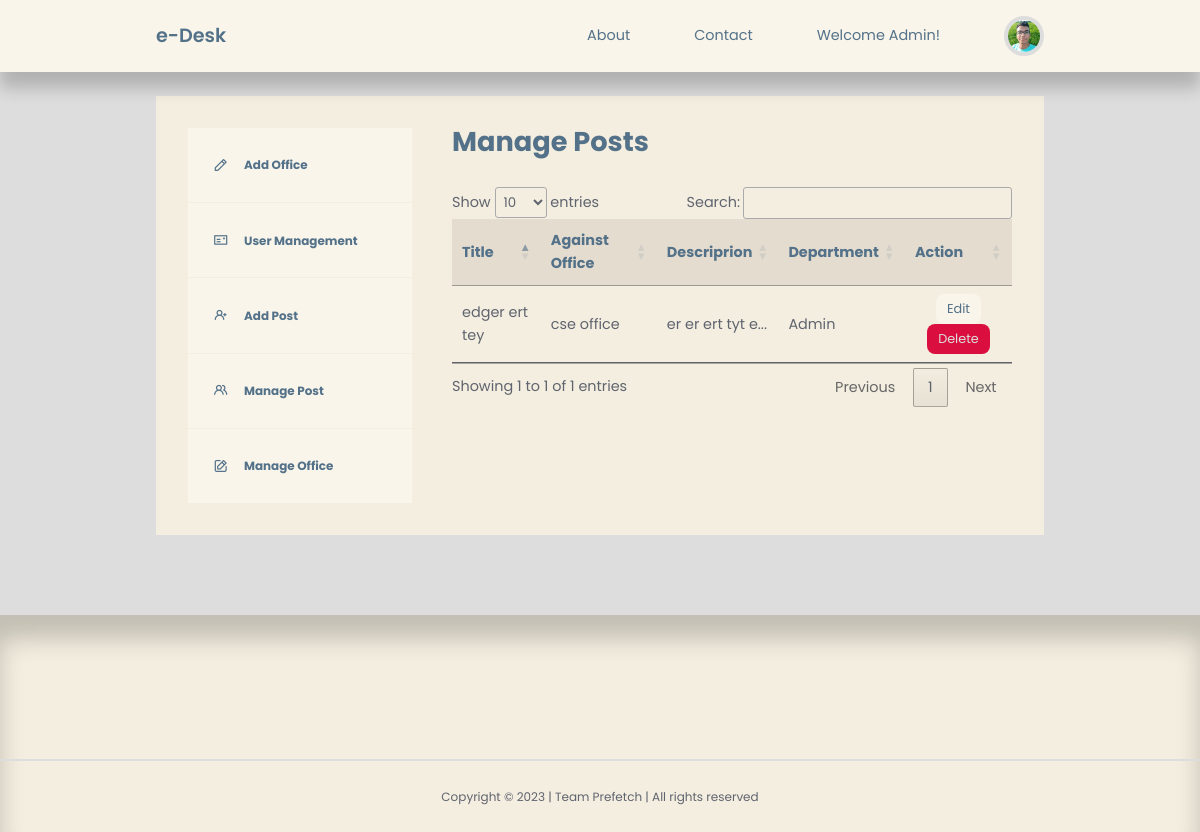
/admin/admin-manage-post.php (signed in), run on an earlier commit of the app's database.
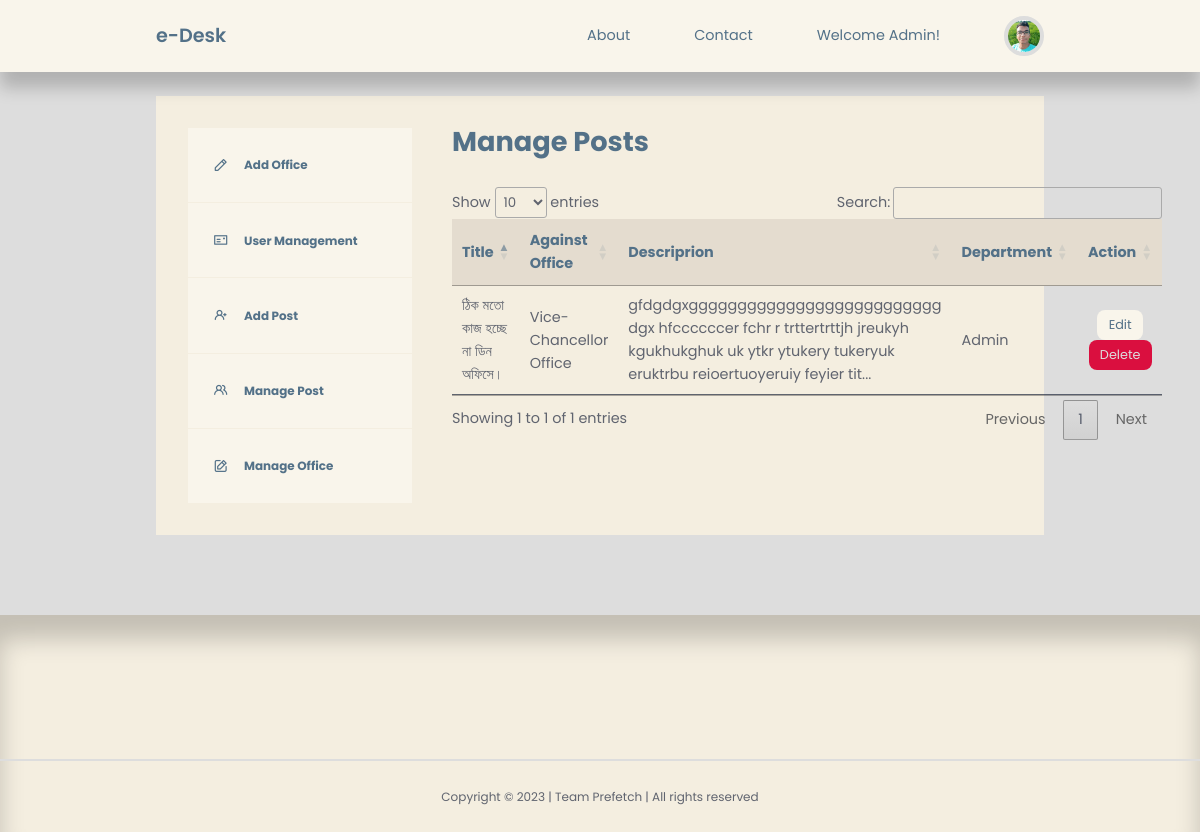
And on a later commit of the database.
### tables this page shows
CREATE TABLE `post` (
  `id` int(20) NOT NULL,
  `title` varchar(255) NOT NULL,
  `body` mediumtext NOT NULL,
  `picture` varchar(255) NOT NULL,
  `office_id` int(20) NOT NULL,
  `author_id` int(20) NOT NULL,
  `user_id` int(20) NOT NULL,
  `type` varchar(255) NOT NULL,
  `date_time` timestamp NOT NULL DEFAULT current_timestamp()
);

CREATE TABLE `adminaddoffice` (
  `id` int(20) NOT NULL,
  `title` varchar(255) NOT NULL,
  `description` varchar(255) NOT NULL
);

### admin/admin-manage-post.php (the view, shortened to what this page needs)
<?php
include 'partials/header.php';
$current_user_id = $_SESSION['admin-id'];
$query = "SELECT id, title, office_id, body, type FROM post WHERE author_id=$current_user_id ORDER BY id DESC";
$posts = mysqli_query($connection, $query);
?>
<section class="dashboard">
    <div class="container dashboard__container">
        <aside>
            <ul>
                <li>
                    <a href="admin-add-office.php"><i class="uil uil-pen"></i>
                        <h5>Add Office</h5>
                    </a>
                </li>
                <li>
                    <a href="admin-user-management.php"><i class="uil uil-postcard"></i>
                        <h5>User Management</h5>
                    </a>
                </li>
                <li>
                    <a href="admin-add-post.php"><i class="uil uil-user-plus"></i>
                        <h5>Add Post</h5>
                    </a>
                </li>
                <li>
                    <a href="admin-manage-post.php"><i class="uil uil-users-alt"></i>
                        <h5>Manage Post</h5>
                    </a>
                </li>
                <li>
                    <a href="admin-manage-office.php"><i class="uil uil-edit"></i>
                        <h5>Manage Office</h5>
                    </a>
                </li>
            </ul>
        </aside>
        <main>
            <h2>Manage Posts</h2>
            <table id="table">
                <thead>
                    <tr>
                        <th>Title</th>
                        <th>Against Office</th>
                        <th>Descriprion</th>
                        <th>Department</th>
                        <th>Action</th>
                    </tr>
                </thead>
                <tbody>
                    <?php while ($post = mysqli_fetch_assoc($posts)) : ?>
                        <?php
                        $category_id = $post['office_id'];
                        $category_query = "SELECT title FROM adminaddoffice WHERE id=$category_id";
                        $category_result = mysqli_query($connection, $category_query);
                        $category = mysqli_fetch_assoc($category_result);
                        ?>
                        <tr>
                            <td>
                                <?= $post['title'] ?>
                            </td>
                            <td>
                                <?= $category['title'] ?>
                            </td>
                            <td>
                                <?= substr($post['body'], 0, 150) ?>...
                            </td>
                            <td>
                                <?= $post['type'] ?>
                            </td>
                            <td align="center"><a href="<?= ROOT_URL ?>admin/admin-edit-post.php?id=<?= $post['id'] ?>" class="btn sm">Edit</a> <a href="<?= ROOT_URL ?>admin/delete-post.php?id=<?= $post['id'] ?>" class="btn sm danger">Delete</a></td>
                        </tr>
                    <?php endwhile ?>
                </tbody>
            </table>
        </main>
    </div>
</section>
<?php
include '../partials/footer.php';
?>

What changed in the data, as far as the page shows it:
removed post: title "edger ert tey", adminaddoffice.title "cse office", body "er er ert tyt e", type "Admin"
added post: title "ঠিক মতো কাজ হচ্ছে না ডিন অফিসে।", adminaddoffice.title "Vice-Chancellor Office", body "gfdgdgxgggggggggggggggggggggggggg dgx hfccccccer fchr r trttertrttjh jreukyh kgukhukghuk uk ytkr ytukery tukeryuk eruktrbu reioertuoyeruiy feyier tit", type "Admin"
